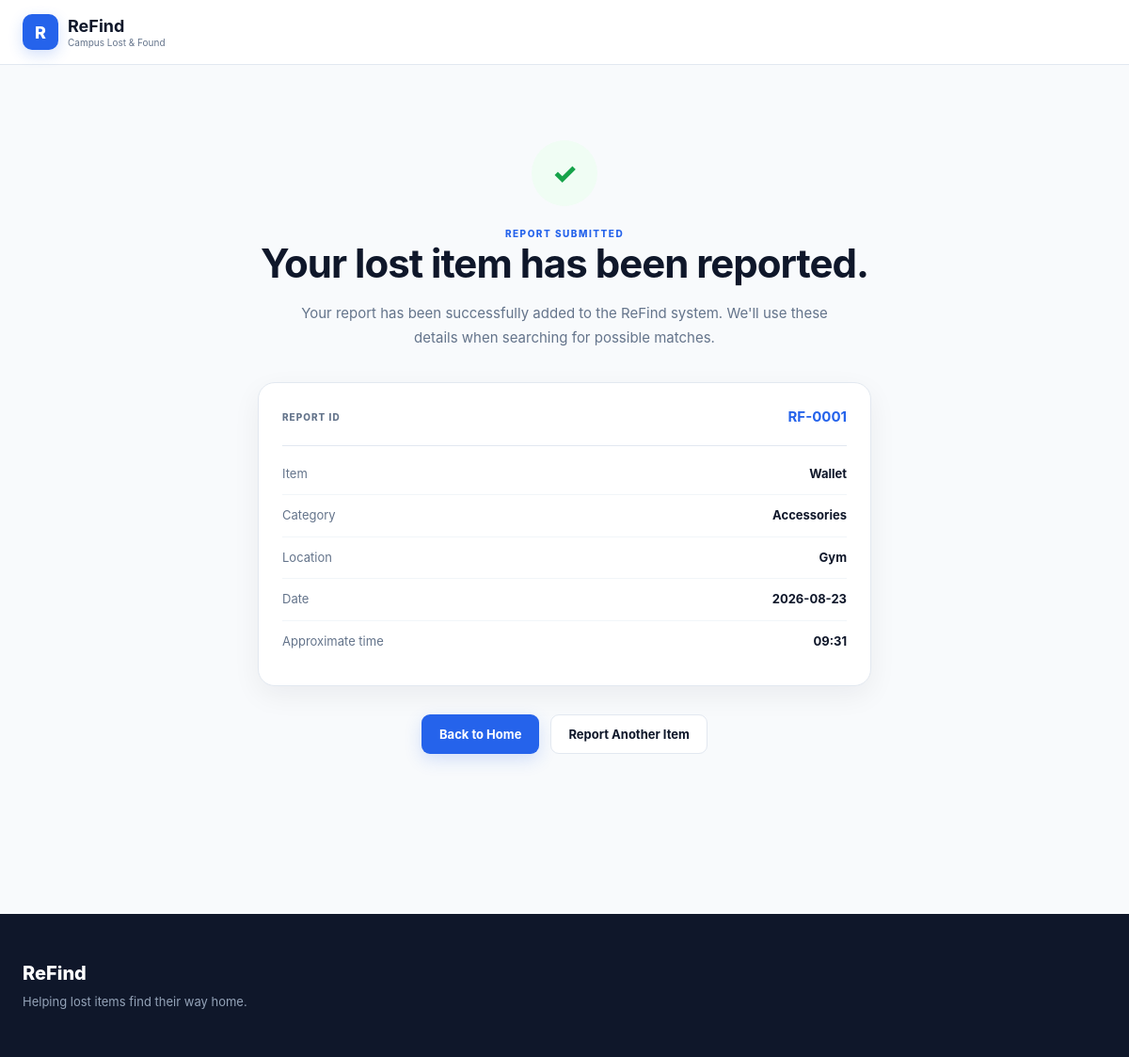
Screenshot of /report-success/1 with the database file from the repository.
### tables this page shows
CREATE TABLE reports (
            id INTEGER PRIMARY KEY AUTOINCREMENT,
            item_name TEXT NOT NULL,
            category TEXT NOT NULL,
            color TEXT NOT NULL,
            description TEXT NOT NULL,
            location_type TEXT NOT NULL,
            location_details TEXT NOT NULL,
            date_lost TEXT NOT NULL,
            time_lost TEXT NOT NULL,
            report_type TEXT NOT NULL,
            status TEXT NOT NULL
        , image_filename TEXT);

### app.py (the view)
@app.route("/report-success/<int:report_id>")
def report_success(report_id):
    connection = get_db_connection()
    report = connection.execute(
        "SELECT * FROM reports WHERE id = ?",
        (report_id,)
    ).fetchone()
    connection.close()
    if report is None:
        return "Report not found", 404
    return render_template(
        "report_success.html",
        report=report
    )

### app.py (called while the page is built)
def get_db_connection():
    connection = sqlite3.connect(DATABASE)
    connection.row_factory = sqlite3.Row
    return connection

### templates/report_success.html (shortened to what this page needs)
<!DOCTYPE html>
<html lang="en">
<head>
    <link
    rel="stylesheet"
    href="{{ url_for('static', filename='css/style.css') }}"
>
</head>
<body>
<header class="navbar">
    <div class="nav-container">
        <a href="/" class="logo">
            <span class="logo-mark">
                R
            </span>
            <span>
                <strong>ReFind</strong>
                <small>Campus Lost & Found</small>
            </span>
        </a>
    </div>
</header>
<main class="success-page">
    <div class="success-icon">
        ✓
    </div>
    <p class="section-label">
        REPORT SUBMITTED
    </p>
    <h1>
        Your lost item has been reported.
    </h1>
    <p class="success-description">
        Your report has been successfully added to the
        ReFind system. We'll use these details when
        searching for possible matches.
    </p>
    <div class="report-summary">
        <div class="report-id">
            <span>
                REPORT ID
            </span>
            <strong>
                RF-{{ "%04d"|format(report["id"]) }}
            </strong>
        </div>
        <div class="summary-row">
            <span>Item</span>
            <strong>
                {{ report["item_name"] }}
            </strong>
        </div>
        <div class="summary-row">
            <span>Category</span>
            <strong>
                {{ report["category"] }}
            </strong>
        </div>
        <div class="summary-row">
            <span>Location</span>
            <strong>
                {{ report["location_type"] }}
            </strong>
        </div>
        <div class="summary-row">
            <span>Date</span>
            <strong>
                {{ report["date_lost"] }}
            </strong>
        </div>
        <div class="summary-row">
            <span>Approximate time</span>
            <strong>
                {{ report["time_lost"] }}
            </strong>
        </div>
    </div>
    <div class="success-actions">
        <a
            href="/"
            class="btn btn-primary"
        >
            Back to Home
        </a>
        <a
            href="/report-lost"
            class="btn btn-secondary"
        >
            Report Another Item
        </a>
    </div>
</main>
<footer class="footer">
    <div class="footer-container">
        <div>
            <div class="footer-logo">
                ReFind
            </div>
            <p>
                Helping lost items find their way home.
            </p>
        </div>
    </div>
</footer>
</body>
</html>

### static/css/style.css (style rules this page uses)
:root { --bg: #f8fafc; --surface: #ffffff; --surface-soft: #f1f5f9; --text: #0f172a; --muted: #64748b; --border: #e2e8f0; --border-dark: #cbd5e1; --blue: #2563eb; --blue-dark: #1d4ed8; --blue-light: #eff6ff; --green: #16a34a; --green-light: #f0fdf4; --red: #dc2626; --red-light: #fef2f2; --radius-sm: 9px; --radius-md: 14px; --radius-lg: 18px; --radius-xl: 22px; --shadow-sm: 0 4px 14px rgba(15, 23, 42, 0.04); --shadow-md: 0 10px 30px rgba(15, 23, 42, 0.06); --shadow-lg: 0 18px 45px rgba(15, 23, 42, 0.08); --transition: 0.2s ease; }
* { box-sizing: border-box; margin: 0; padding: 0; }
html { scroll-behavior: smooth; }
body { min-height: 100vh; background: var(--bg); color: var(--text); font-family: Inter, system-ui, -apple-system, BlinkMacSystemFont, "Segoe UI", sans-serif; line-height: 1.5; -webkit-font-smoothing: antialiased; }
a { color: inherit; }
.navbar { position: sticky; top: 0; z-index: 1000; width: 100%; background: rgba(255, 255, 255, 0.94); border-bottom: 1px solid var(--border); backdrop-filter: blur(14px); -webkit-backdrop-filter: blur(14px); }
.nav-container { max-width: 1200px; margin: 0 auto; padding: 15px 24px; display: flex; align-items: center; justify-content: space-between; gap: 30px; }
.logo { display: flex; align-items: center; gap: 10px; text-decoration: none; flex-shrink: 0; }
.logo-mark { width: 38px; height: 38px; display: flex; align-items: center; justify-content: center; background: var(--blue); color: white; border-radius: 10px; font-size: 18px; font-weight: 800; box-shadow: 0 5px 15px rgba(37, 99, 235, 0.2); }
.logo strong { display: block; font-size: 18px; line-height: 1; }
.logo small { display: block; margin-top: 3px; color: var(--muted); font-size: 10px; line-height: 1; }
.btn { display: inline-flex; align-items: center; justify-content: center; min-height: 42px; padding: 10px 18px; border: 1px solid transparent; border-radius: var(--radius-sm); font-size: 13px; font-weight: 700; text-decoration: none; transition: transform var(--transition), background var(--transition), border-color var(--transition), box-shadow var(--transition); cursor: pointer; }
.btn-primary { background: var(--blue); color: white; box-shadow: 0 6px 18px rgba(37, 99, 235, 0.18); }
.btn-secondary { background: var(--surface); color: var(--text); border-color: var(--border); }
.section-label { color: var(--blue); font-size: 10px; font-weight: 800; letter-spacing: 1.5px; text-transform: uppercase; }
.footer { margin-top: 60px; background: #0f172a; color: white; }
.footer-container { max-width: 1200px; margin: 0 auto; padding: 48px 24px; display: flex; justify-content: space-between; gap: 40px; }
.footer-logo { margin-bottom: 6px; font-size: 20px; font-weight: 800; }
.footer-container p { color: #94a3b8; font-size: 13px; }
.success-page { max-width: 700px; margin: 0 auto; padding: 80px 24px 110px; text-align: center; }
.success-icon { width: 70px; height: 70px; margin: 0 auto 22px; border-radius: 50%; background: var(--green-light); color: var(--green); display: flex; align-items: center; justify-content: center; font-size: 30px; font-weight: 800; }
.success-page h1 { font-size: 42px; line-height: 1.15; letter-spacing: -1px; margin-bottom: 16px; }
.success-description { max-width: 560px; margin: 0 auto 35px; color: var(--muted); font-size: 15px; line-height: 1.7; }
.report-summary { background: var(--surface); border: 1px solid var(--border); border-radius: var(--radius-lg); padding: 25px; text-align: left; box-shadow: var(--shadow-md); }
.report-id { display: flex; justify-content: space-between; align-items: center; padding-bottom: 18px; margin-bottom: 8px; border-bottom: 1px solid var(--border); }
.report-id span { color: var(--muted); font-size: 10px; font-weight: 800; letter-spacing: 1px; }
.report-id strong { color: var(--blue); font-size: 15px; }
.summary-row { display: flex; justify-content: space-between; gap: 30px; padding: 12px 0; border-bottom: 1px solid #f1f5f9; }
.summary-row:last-child { border-bottom: none; }
.summary-row span { color: var(--muted); font-size: 13px; }
.summary-row strong { font-size: 13px; text-align: right; }
.success-actions { display: flex; justify-content: center; gap: 12px; margin-top: 30px; flex-wrap: wrap; }

### rows the page displays
reports: id "0001", item_name "Wallet", category "Accessories", location_type "Gym", date_lost "2026-08-23", time_lost "09:31"
